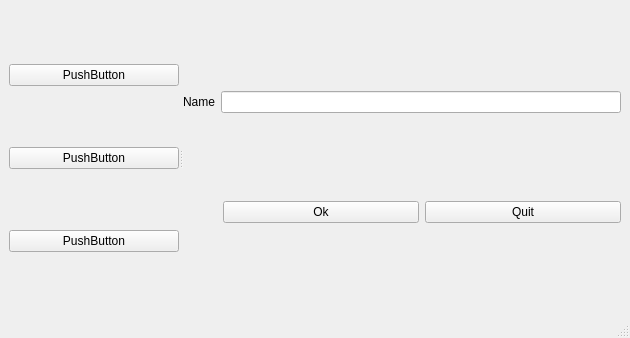
<?xml version="1.0" encoding="UTF-8"?>
<ui version="4.0">
 <class>MainWindow</class>
 <widget class="QMainWindow" name="MainWindow">
  <property name="geometry">
   <rect>
    <x>0</x>
    <y>0</y>
    <width>630</width>
    <height>338</height>
   </rect>
  </property>
  <property name="windowTitle">
   <string>MainWindow</string>
  </property>
  <widget class="QWidget" name="centralwidget">
   <layout class="QVBoxLayout" name="verticalLayout_3">
    <item>
     <widget class="QSplitter" name="splitter">
      <property name="orientation">
       <enum>Qt::Horizontal</enum>
      </property>
      <widget class="QWidget" name="">
       <layout class="QVBoxLayout" name="verticalLayout_2">
        <item>
         <widget class="QPushButton" name="pushButton_3">
          <property name="text">
           <string>PushButton</string>
          </property>
         </widget>
        </item>
        <item>
         <widget class="QPushButton" name="pushButton_4">
          <property name="text">
           <string>PushButton</string>
          </property>
         </widget>
        </item>
        <item>
         <widget class="QPushButton" name="pushButton_5">
          <property name="text">
           <string>PushButton</string>
          </property>
         </widget>
        </item>
       </layout>
      </widget>
      <widget class="QWidget" name="">
       <layout class="QVBoxLayout" name="verticalLayout">
        <item>
         <layout class="QHBoxLayout" name="horizontalLayout_2">
          <item>
           <layout class="QHBoxLayout" name="horizontalLayout"/>
          </item>
          <item>
           <widget class="QLabel" name="label">
            <property name="text">
             <string>Name</string>
            </property>
            <property name="buddy">
             <cstring>lineEdit</cstring>
            </property>
           </widget>
          </item>
          <item>
           <widget class="QLineEdit" name="lineEdit"/>
          </item>
         </layout>
        </item>
        <item>
         <layout class="QHBoxLayout" name="horizontalLayout_3">
          <item>
           <spacer name="horizontalSpacer">
            <property name="orientation">
             <enum>Qt::Horizontal</enum>
            </property>
            <property name="sizeType">
             <enum>QSizePolicy::Preferred</enum>
            </property>
            <property name="sizeHint" stdset="0">
             <size>
              <width>40</width>
              <height>20</height>
             </size>
            </property>
           </spacer>
          </item>
          <item>
           <widget class="QPushButton" name="pushButton">
            <property name="text">
             <string>Ok</string>
            </property>
           </widget>
          </item>
          <item>
           <widget class="QPushButton" name="pushButton_2">
            <property name="text">
             <string>Quit</string>
            </property>
           </widget>
          </item>
         </layout>
        </item>
       </layout>
      </widget>
     </widget>
    </item>
   </layout>
  </widget>
  <widget class="QMenuBar" name="menubar">
   <property name="geometry">
    <rect>
     <x>0</x>
     <y>0</y>
     <width>630</width>
     <height>21</height>
    </rect>
   </property>
  </widget>
  <widget class="QStatusBar" name="statusbar"/>
 </widget>
 <resources/>
 <connections/>
</ui>
